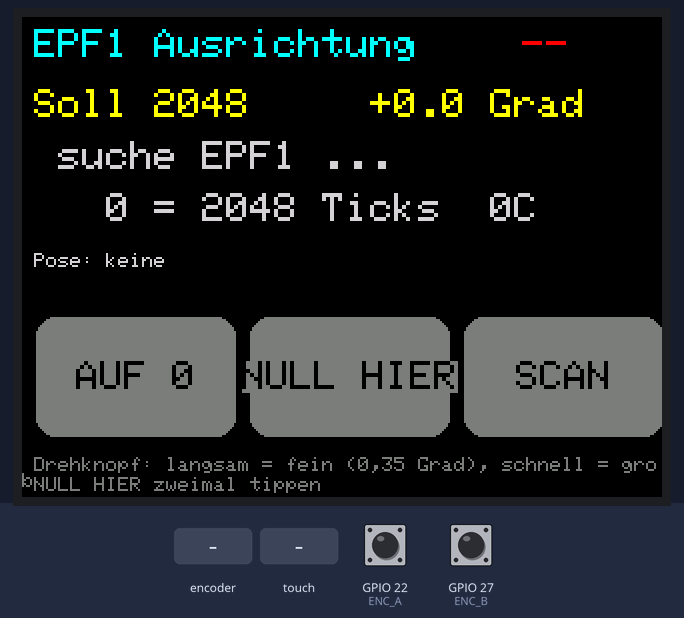
The sketch below on a simulated ESP32. Parts: 320×240 colour display. The test bench sets the inputs (shaded band); at power-on: GPIO 22 (ENC_A) HIGH, GPIO 27 (ENC_B) HIGH. WiFi joins after 1.5 s; servers stay silent unless stated; not simulated (calls return 0 or success): Credentials.h; what the sketch prints to the serial monitor is not drawn.

Above: at 3.0 s.
3.1 s: rotary encoder on GPIO 22 (ENC_A) / GPIO 27 (ENC_B) turned 3 steps (first pin leading)
At 4.8 s:
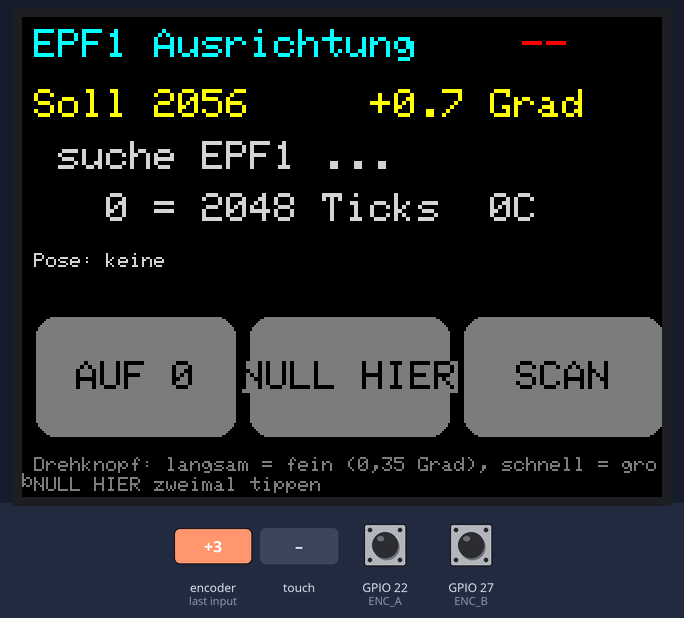
5.2 s: screen touched at 13 % across, 70 % down
At 5.49 s:
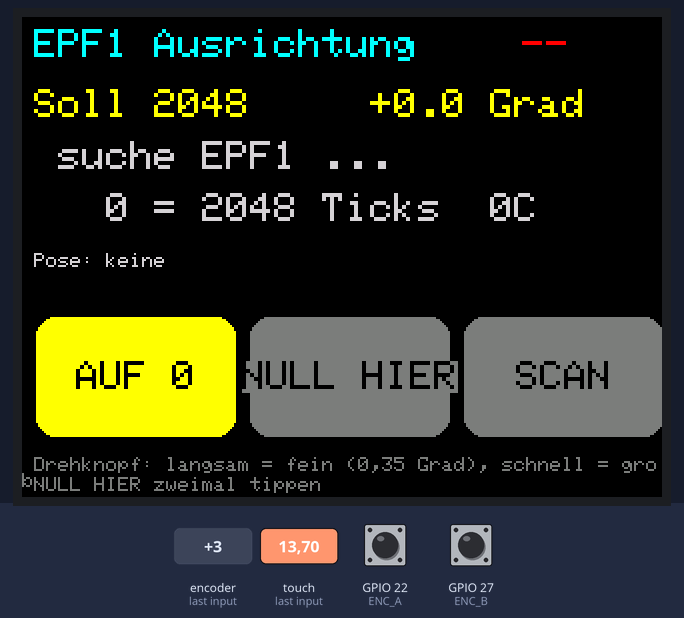
7.1 s: screen touched at 38 % across, 70 % down
At 8.7 s:
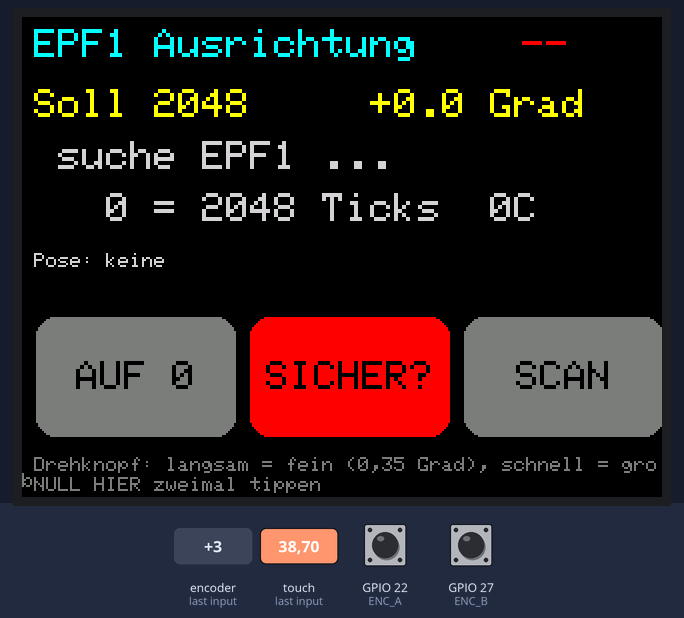
10.1 s: rotary encoder on GPIO 22 (ENC_A) / GPIO 27 (ENC_B) turned 2 steps (second pin leading)
At 11.1 s:
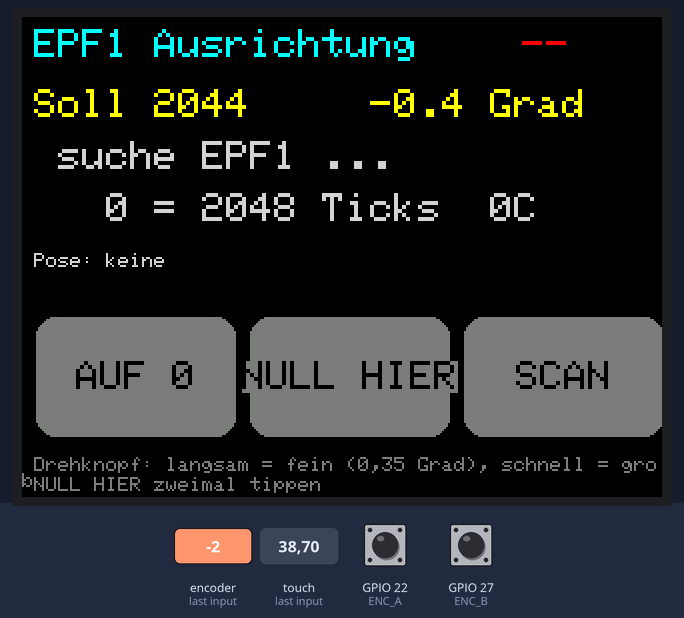
12.0 s: screen touched at 62 % across, 70 % down
At 12.4 s:
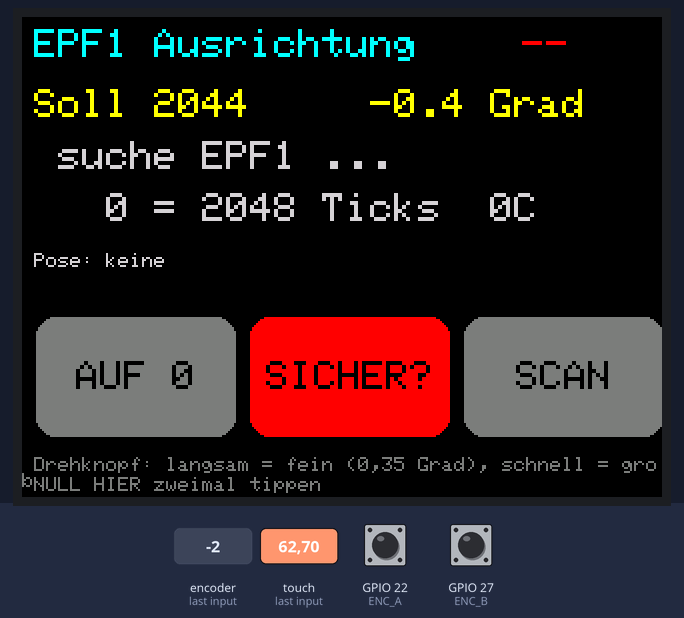
15.0 s: screen touched at 87 % across, 70 % down
At 15.29 s:
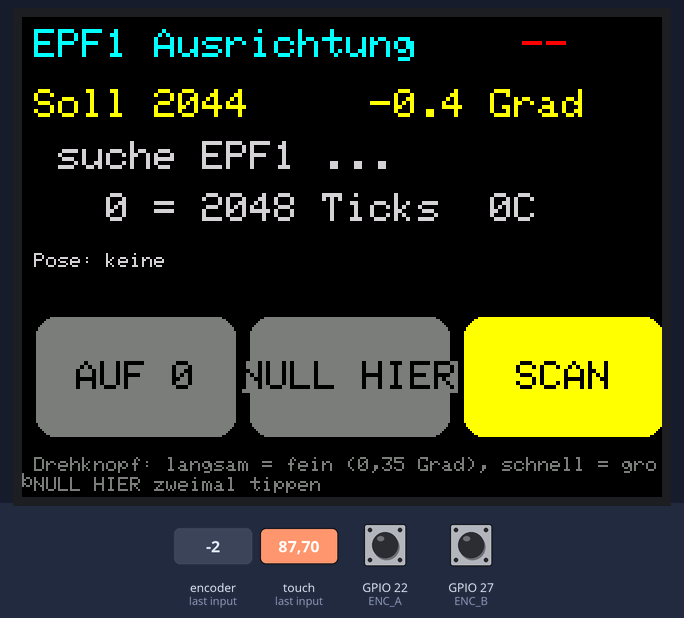
Timing chart, 0 to 17.9 s (numbered marks = the images above; inputs shaded):
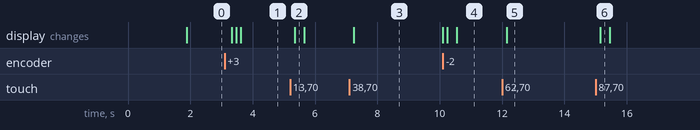

Measured:
- after the input at 3.1 s, the display: first changes after 0.22 s (image 1 shows a later state)
- after the input at 5.2 s, the display: changes after 0.15 s (image 2)
- after the input at 7.1 s, the display: changes after 0.14 s (image 3)
- after the input at 10.1 s, the display: first changes at once (image 4 shows a later state)
- after the input at 12.0 s, the display: changes after 0.14 s (image 5)
- after the input at 15.0 s, the display: changes after 0.15 s (image 6)

The sketch:

EPF1_Stell.ino
```cpp
// =============================================================================
//  EPF1_Stell - CYD28 (mit Drehknopf) als Bediengeraet zum Ausrichten des EPF1
//  Basis: PowerActor2/Development/AfterSerialRebuild/Step3_Display
//
//  Bedienung:
//    Drehknopf      : dreht den Turm (langsam drehen = fein, schnell = grob)
//    Touch AUF 0    : faehrt auf die gespeicherte 0
//    Touch NULL HIER: aktuelle Stellung wird die neue 0 (im EPF1 gespeichert).
//                     Sicherheitsabfrage: zweimal tippen (innert 3 s).
//                     Eine vorhandene Pose wird dabei verworfen (sie haengt an der 0).
//    Touch SCAN     : Rundumscan + Lokalisierung (Betriebsart Lidar)
//  Der Fahrbereich ist das physische Fenster 2048 +/-170 Grad (Kabel), unabhaengig
//  von der 0.
//
//  Protokoll: Stell-Protokoll aus ../EPF1Config.h (UDP 4330, kein xCom). Das CYD
//  sucht den EPF1 per Broadcast und merkt sich dann dessen IP (DHCP).
//  Board: CYD28 (ESP32-2432S028), FQBN esp32:esp32:esp32, per USB-COM flashen.
// =============================================================================
#include <Arduino.h>
#include <WiFi.h>
#include <WiFiUdp.h>
#include <Credentials.h>   // ssid, password
#include <LovyanGFX.hpp>
#define LGFX_AUTODETECT
#include <LGFX_AUTODETECT.hpp>
#include "../EPF1Config.h"

LGFX gfx;

// Encoder am CYD28 (aus Pa1_1_encoderTest6_3_1/dispDef.h)
#define ENC_A 22
#define ENC_B 27

#define ENC_FINE   4          // Ticks je Raste langsam (~0,35 Grad)
#define ENC_COARSE 32         // Ticks je Raste schnell (~2,8 Grad)
#define ENC_FAST_MS 60        // Rasten dichter als das = schnell
#define POLL_MS    300
#define SEND_GAP   60         // ms: Pan-Ziel hoechstens so oft senden

WiFiUDP udp;
IPAddress epfIp(255, 255, 255, 255);   // bis zur ersten Antwort Broadcast
StellState st = {};
bool     haveState = false;
uint32_t lastRx = 0;

int  target = panServoOrigin;
bool targetDirty = false;
bool touchDown = false;
int  flashBtn = -1;
uint32_t flashUntil = 0;
uint32_t zeroArmUntil = 0;             // NULL HIER: erste Beruehrung "scharf" bis ...

const char* BTN_TEXT[3] = {"AUF 0", "NULL HIER", "SCAN"};
#define BTN_Y   150
#define BTN_H   60
#define BTN_W   100
#define BTN_GAP 7
int btnX(int i) { return BTN_GAP + i * (BTN_W + BTN_GAP); }

// ── Encoder (1:1 aus Pa1_1_encoderTest6_3_1/dispProc.ino, Schritt variabel) ────
bool readEncoder(int &dir) {
  static int counter = 0, lastCounter = 0;
  static uint8_t old_AB = 3;
  static int8_t encval = 0;
  static const int8_t enc_states[] = {0,-1,1,0,1,0,0,-1,-1,0,0,1,0,1,-1,0};
  lastCounter = counter;
  old_AB <<= 2;
  if (digitalRead(ENC_A)) old_AB |= 0x02;
  if (digitalRead(ENC_B)) old_AB |= 0x01;
  encval += enc_states[(old_AB & 0x0f)];
  if (encval > 3)       { counter++; encval = 0; }
  else if (encval < -3) { counter--; encval = 0; }
  if (lastCounter != counter) { dir = counter > lastCounter ? 1 : -1; return true; }
  return false;
}

// ── Senden / Empfangen ───────────────────────────────────────────────────────
void sendCmd(uint8_t type, uint16_t value) {
  StellCmd c = {STELL_MAGIC, type, value};
  udp.beginPacket(epfIp, STELL_PORT);
  udp.write((const uint8_t *)&c, sizeof(c));
  udp.endPacket();
}

bool receiveState() {
  int len = udp.parsePacket();
  if (len <= 0) return false;
  StellState s;
  if (len != sizeof(s)) { udp.flush(); return false; }
  IPAddress from = udp.remoteIP();
  udp.read((uint8_t *)&s, sizeof(s));
  if (s.magic != STELL_MAGIC) return false;
  epfIp = from;                                   // ab jetzt Unicast
  // Soll von EPF1 uebernehmen (erster Kontakt und immer, wenn gerade nichts Neues zu senden ist):
  // EPF1 begrenzt selbst (Kabelfenster, Betriebsart z.B. IR +/-85 Grad) -> die Anzeige
  // bleibt dann am Anschlag stehen, statt weiterzuzaehlen.
  if (!haveState || !targetDirty) target = s.panGoal;
  st = s;
  haveState = true;
  lastRx = millis();
  return true;
}

// ── Anzeige ──────────────────────────────────────────────────────────────────
float relDeg(int ticks, int origin) { return (ticks - origin) * 360.0f / 4096.0f; }

void drawButton(int i) {
  uint16_t bg = (i == flashBtn) ? TFT_YELLOW : TFT_DARKGREY;
  const char* txt = BTN_TEXT[i];
  if (i == 1 && millis() < zeroArmUntil) { bg = TFT_RED; txt = "SICHER?"; }
  if (i == 2 && haveState && st.busy) { bg = TFT_BLUE; txt = "scannt"; }
  int x = btnX(i);
  gfx.fillRoundRect(x, BTN_Y, BTN_W, BTN_H, 10, bg);
  gfx.setTextColor(TFT_BLACK, bg);
  gfx.setCursor(x + (BTN_W - (int)strlen(txt) * 12) / 2, BTN_Y + BTN_H / 2 - 8);
  gfx.print(txt);
}

void drawScreen() {
  gfx.startWrite();
  gfx.fillScreen(TFT_BLACK);
  gfx.setTextSize(2);
  gfx.setTextColor(TFT_CYAN, TFT_BLACK);
  gfx.setCursor(6, 6);
  gfx.print("EPF1 Ausrichtung");

  bool online = haveState && millis() - lastRx < 2000;
  gfx.setCursor(250, 6);
  gfx.setTextColor(online ? TFT_GREEN : TFT_RED, TFT_BLACK);
  gfx.print(online ? "ok" : "--");

  int origin = haveState ? st.panOrigin : panServoOrigin;
  gfx.setTextColor(TFT_YELLOW, TFT_BLACK);
  gfx.setCursor(6, 36);
  gfx.printf("Soll %4d  %+7.1f Grad", target, relDeg(target, origin));

  gfx.setTextColor(TFT_LIGHTGREY, TFT_BLACK);
  gfx.setCursor(6, 62);
  if (online && st.servoOk) gfx.printf(" Ist %4u  %+7.1f Grad", st.panPos, relDeg(st.panPos, origin));
  else if (online)          gfx.print(" Pan antwortet nicht");
  else                      gfx.print(" suche EPF1 ...");

  gfx.setCursor(6, 88);
  gfx.printf("   0 = %4d Ticks  %uC", origin, online ? st.tempC : 0);

  gfx.setTextSize(1);
  gfx.setCursor(6, 118);
  if (online && st.poseValid)
    gfx.printf("Pose: x %.2f m  y %.2f m  0 zeigt %.1f Grad  Spiegel %+d",
               st.poseX / 1000.0f, st.poseY / 1000.0f, st.poseHead * 360.0f / 4096.0f, st.poseMir);
  else
    gfx.print("Pose: keine");
  gfx.setCursor(6, 132);
  if (online) gfx.printf("EPF1 %s", epfIp.toString().c_str());

  gfx.setTextSize(2);
  for (int i = 0; i < 3; i++) drawButton(i);

  gfx.setTextSize(1);
  gfx.setTextColor(TFT_DARKGREY, TFT_BLACK);
  gfx.setCursor(6, 220);
  gfx.print("Drehknopf: langsam = fein (0,35 Grad), schnell = grob");
  gfx.setCursor(6, 230);
  gfx.print("NULL HIER zweimal tippen");
  gfx.endWrite();
}

// ── Arduino ──────────────────────────────────────────────────────────────────
void setup() {
  Serial.begin(115200);
  gfx.init();
  gfx.setRotation(3);
  gfx.setBrightness(255);
  gfx.fillScreen(TFT_BLACK);
  gfx.setTextSize(2);
  gfx.setTextColor(TFT_YELLOW, TFT_BLACK);
  gfx.setCursor(6, 6);
  gfx.print("WiFi ...");
  pinMode(ENC_A, INPUT_PULLUP);
  pinMode(ENC_B, INPUT_PULLUP);

  WiFi.mode(WIFI_STA);
  WiFi.begin(ssid, password);
  while (WiFi.status() != WL_CONNECTED) delay(250);
  udp.begin(STELL_PORT + 1);
  Serial.printf("EPF1_Stell ready, IP %s\n", WiFi.localIP().toString().c_str());
  sendCmd(ST_POLL, 0);
  drawScreen();
}

void loop() {
  static uint32_t tPoll = 0, tSend = 0, tDraw = 0, tLastDetent = 0;
  static bool redraw = false;

  int dir;
  if (readEncoder(dir)) {
    int step = (millis() - tLastDetent < ENC_FAST_MS) ? ENC_COARSE : ENC_FINE;
    tLastDetent = millis();
    target = constrain(target + dir * step, PAN_PHYS_MIN, PAN_PHYS_MAX);
    targetDirty = true;
    redraw = true;
  }

  uint16_t tx, ty;
  if (gfx.getTouch(&tx, &ty)) {
    if (!touchDown) {
      touchDown = true;
      for (int i = 0; i < 3; i++) {
        if ((int)tx >= btnX(i) && (int)tx < btnX(i) + BTN_W &&
            (int)ty >= BTN_Y && (int)ty < BTN_Y + BTN_H) {
          if (i == 0) { sendCmd(ST_GO_ZERO, 0); target = haveState ? st.panOrigin : panServoOrigin; targetDirty = false; }
          if (i == 1) {
            if (millis() < zeroArmUntil) { sendCmd(ST_ZERO_HERE, 0); zeroArmUntil = 0; }
            else zeroArmUntil = millis() + 3000;
          }
          if (i == 2) sendCmd(ST_SCAN, 0);
          tSend = tPoll = millis();
          flashBtn = i;
          flashUntil = millis() + 300;
          redraw = true;
          break;
        }
      }
    }
  } else {
    touchDown = false;
  }
  if (flashBtn >= 0 && millis() > flashUntil) { flashBtn = -1; redraw = true; }
  static bool armShown = false;
  bool armed = millis() < zeroArmUntil;
  if (armed != armShown) { armShown = armed; redraw = true; }

  if (targetDirty && millis() - tSend > SEND_GAP) {
    sendCmd(ST_PAN, target);
    targetDirty = false;
    tSend = tPoll = millis();
  }
  if (millis() - tPoll > POLL_MS) {
    if (haveState && millis() - lastRx > 5000) epfIp = IPAddress(255, 255, 255, 255);   // neu suchen
    sendCmd(ST_POLL, 0);
    tPoll = millis();
  }
  while (receiveState()) redraw = true;

  // Neuzeichnen hoechstens alle 150 ms, sonst verpasst readEncoder Rasten
  if (redraw && millis() - tDraw > 150) {
    drawScreen();
    tDraw = millis();
    redraw = false;
  }
}
```
